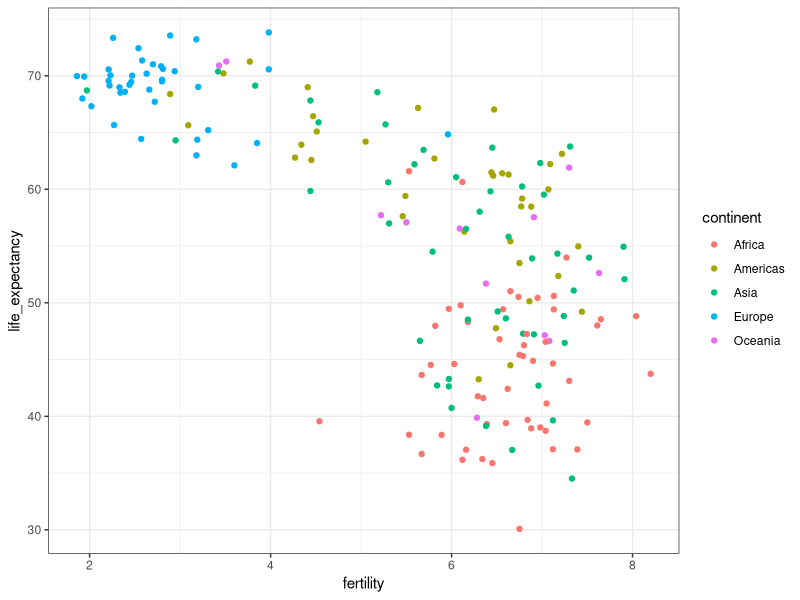

This figure's R source:
library(ggplot2)
library(tidyverse)
library(dslabs)
data(gapminder)
ds_theme_set()
filter(gapminder, year == 1962) %>%
  ggplot(aes(fertility, life_expectancy, color=continent)) +
  geom_point()
